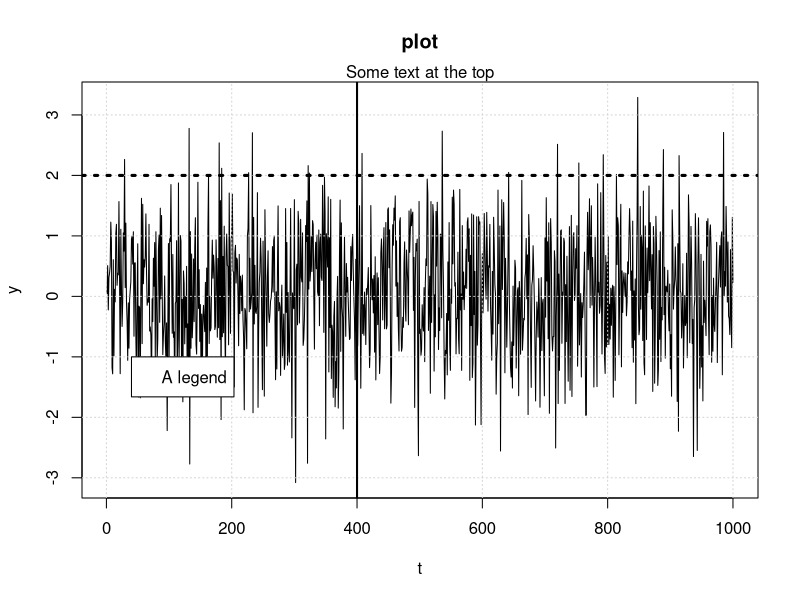

Source code (R):
ls()
mat <- matrix(c(1,2,3,4,5,6),2,3,"true")
dimnames(mat) <- list(c('r1','r2'),c('c1','c2','c3'))

y = c(1,2,3)
t = c(1,2,3)
z = c('a','b','c','d')

x = list(y,z)
# adadgrae

my_list <- list(a = c(1, 2, 3, 4, 5),
b = matrix(1:10, nrow = 2, ncol = 5),
c = data.frame(price = c(89.3, 98.2, 21.2),
stock = c("MOT", "IBM", "CSCO")),
stringsAsFactors=FALSE)

b = my_list[1]

env = new.env()

env[['first']] = 5
env[['second']] = 3
env$third = 7


plot(rnorm(1e3),type ='l',main='plot',xlab='t',ylab = 'y',cex.main=1.2) # plots a line plot
grid()
abline(v = 4e2,lwd =2,lty = 1)
abline(h=2,lwd = 3,lty = 3)
mtext("Some text at the top", side = 3)
legend(40, -1, "A legend",box.col = 'black',bg = 'white',border ='black')

w = rnorm(1000,mean=0,sd = 1)
print(seq(1,10,1))
puff = .5
if (puff<1){
  print("yay")
} else{
  print('oy')
}

for (i in 1:10) {
  cat(c('i is ',i))
}
yy = list()
for (z in c('a','b')) yy[[z]] = z
# Create a 2-row, 2-column format figure
#par(mfrow = c(2, 2))
# First plot (points).
#plot(rnorm(100), main = "Graph 1")
# Second plot (lines).
#plot(rnorm(100), main = "Graph 2", type = "l")
# Third plot (steps) with a vertical line
#plot(rnorm(100), main = "Graph 3", type = "s")
#abline(v = 50, lwd = 4)
# Fourth plot
#plot(rnorm(100), type = "h", main = "Graph 4")
# Reset the plot window
#par(mfrow = c(1, 1))



